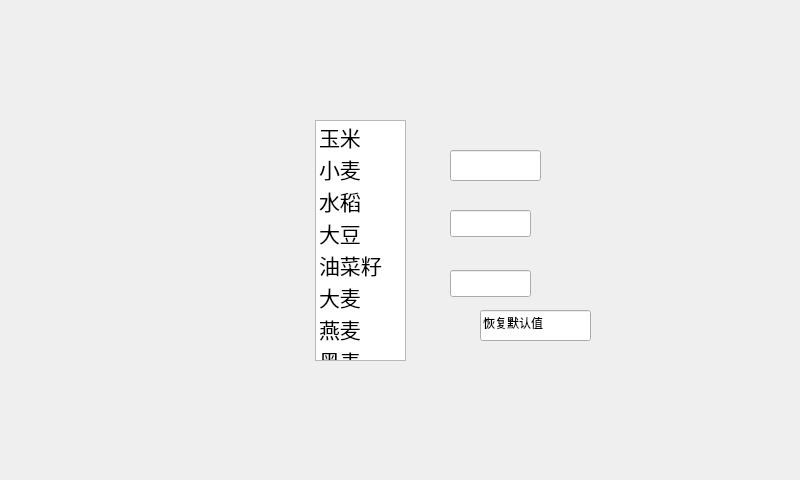
<?xml version="1.0" encoding="UTF-8"?>
<ui version="4.0">
 <class>Widget</class>
 <widget class="QWidget" name="Widget">
  <property name="geometry">
   <rect>
    <x>0</x>
    <y>0</y>
    <width>800</width>
    <height>480</height>
   </rect>
  </property>
  <property name="windowTitle">
   <string>Widget</string>
  </property>
  <widget class="QStackedWidget" name="stackedWidget">
   <property name="geometry">
    <rect>
     <x>0</x>
     <y>0</y>
     <width>800</width>
     <height>480</height>
    </rect>
   </property>
   <property name="styleSheet">
    <string notr="true"/>
   </property>
   <property name="currentIndex">
    <number>18</number>
   </property>
   <widget class="QWidget" name="page">
    <widget class="QLabel" name="label">
     <property name="geometry">
      <rect>
       <x>170</x>
       <y>75</y>
       <width>471</width>
       <height>170</height>
      </rect>
     </property>
     <property name="styleSheet">
      <string notr="true"/>
     </property>
     <property name="text">
      <string/>
     </property>
    </widget>
    <widget class="QLabel" name="label_2">
     <property name="geometry">
      <rect>
       <x>70</x>
       <y>72</y>
       <width>204</width>
       <height>204</height>
      </rect>
     </property>
     <property name="styleSheet">
      <string notr="true">border-image: url(:/new/prefix1/img/icon/zhuansu.png);</string>
     </property>
     <property name="text">
      <string/>
     </property>
    </widget>
    <widget class="QLabel" name="label_3">
     <property name="geometry">
      <rect>
       <x>562</x>
       <y>15</y>
       <width>95</width>
       <height>41</height>
      </rect>
     </property>
     <property name="styleSheet">
      <string notr="true">color: rgb(255, 255, 255);
font: 75 14pt &quot;Ubuntu&quot;;</string>
     </property>
     <property name="text">
      <string>TextLabel</string>
     </property>
    </widget>
    <widget class="QLabel" name="label_5">
     <property name="geometry">
      <rect>
       <x>526</x>
       <y>72</y>
       <width>204</width>
       <height>204</height>
      </rect>
     </property>
     <property name="styleSheet">
      <string notr="true">border-image: url(:/new/prefix1/img/icon/shuiwen.png);</string>
     </property>
     <property name="text">
      <string/>
     </property>
    </widget>
    <widget class="QLabel" name="label_6">
     <property name="geometry">
      <rect>
       <x>130</x>
       <y>210</y>
       <width>80</width>
       <height>24</height>
      </rect>
     </property>
     <property name="styleSheet">
      <string notr="true">font: 75 italic 14pt &quot;Ubuntu&quot;;</string>
     </property>
     <property name="text">
      <string>123</string>
     </property>
     <property name="alignment">
      <set>Qt::AlignRight|Qt::AlignTrailing|Qt::AlignVCenter</set>
     </property>
    </widget>
    <widget class="QLabel" name="label_7">
     <property name="geometry">
      <rect>
       <x>589</x>
       <y>212</y>
       <width>80</width>
       <height>24</height>
      </rect>
     </property>
     <property name="styleSheet">
      <string notr="true">font: 75 italic 14pt &quot;Ubuntu&quot;;</string>
     </property>
     <property name="text">
      <string>456</string>
     </property>
     <property name="alignment">
      <set>Qt::AlignRight|Qt::AlignTrailing|Qt::AlignVCenter</set>
     </property>
    </widget>
    <widget class="QLabel" name="label_8">
     <property name="geometry">
      <rect>
       <x>360</x>
       <y>353</y>
       <width>57</width>
       <height>24</height>
      </rect>
     </property>
     <property name="styleSheet">
      <string notr="true">font: 75 italic 14pt &quot;Ubuntu&quot;;
</string>
     </property>
     <property name="text">
      <string>789</string>
     </property>
     <property name="alignment">
      <set>Qt::AlignRight|Qt::AlignTrailing|Qt::AlignVCenter</set>
     </property>
    </widget>
    <widget class="QLabel" name="label_9">
     <property name="geometry">
      <rect>
       <x>369</x>
       <y>394</y>
       <width>80</width>
       <height>24</height>
      </rect>
     </property>
     <property name="styleSheet">
      <string notr="true">font: 75 italic 14pt &quot;Ubuntu&quot;;
color: rgb(255, 255, 255);</string>
     </property>
     <property name="text">
      <string>99999</string>
     </property>
     <property name="alignment">
      <set>Qt::AlignRight|Qt::AlignTrailing|Qt::AlignVCenter</set>
     </property>
    </widget>
    <widget class="QLabel" name="label_4">
     <property name="geometry">
      <rect>
       <x>240</x>
       <y>15</y>
       <width>311</width>
       <height>41</height>
      </rect>
     </property>
     <property name="styleSheet">
      <string notr="true">color: rgb(255, 0, 0);
font: 75 italic 16pt &quot;Ubuntu&quot;;</string>
     </property>
     <property name="text">
      <string/>
     </property>
     <property name="alignment">
      <set>Qt::AlignCenter</set>
     </property>
    </widget>
    <widget class="QLabel" name="label_10">
     <property name="geometry">
      <rect>
       <x>87</x>
       <y>363</y>
       <width>51</width>
       <height>21</height>
      </rect>
     </property>
     <property name="styleSheet">
      <string notr="true">color: rgb(255, 255, 255);</string>
     </property>
     <property name="text">
      <string>898977</string>
     </property>
     <property name="alignment">
      <set>Qt::AlignRight|Qt::AlignTrailing|Qt::AlignVCenter</set>
     </property>
    </widget>
    <widget class="QLabel" name="label_11">
     <property name="geometry">
      <rect>
       <x>660</x>
       <y>363</y>
       <width>54</width>
       <height>26</height>
      </rect>
     </property>
     <property name="styleSheet">
      <string notr="true">color: rgb(255, 255, 255);</string>
     </property>
     <property name="text">
      <string>89898</string>
     </property>
    </widget>
    <widget class="QLabel" name="label_12">
     <property name="geometry">
      <rect>
       <x>733</x>
       <y>15</y>
       <width>66</width>
       <height>41</height>
      </rect>
     </property>
     <property name="styleSheet">
      <string notr="true">color: rgb(255, 255, 255);
font: 75 14pt &quot;Ubuntu&quot;;</string>
     </property>
     <property name="text">
      <string>TextLabel</string>
     </property>
    </widget>
    <widget class="QLabel" name="label_13">
     <property name="geometry">
      <rect>
       <x>659</x>
       <y>15</y>
       <width>77</width>
       <height>41</height>
      </rect>
     </property>
     <property name="styleSheet">
      <string notr="true">color: rgb(255, 255, 255);
font: 75 14pt &quot;Ubuntu&quot;;</string>
     </property>
     <property name="text">
      <string>TextLabel</string>
     </property>
    </widget>
    <widget class="QLabel" name="label_14">
     <property name="geometry">
      <rect>
       <x>656</x>
       <y>322</y>
       <width>54</width>
       <height>26</height>
      </rect>
     </property>
     <property name="styleSheet">
      <string notr="true">color: rgb(255, 255, 255);</string>
     </property>
     <property name="text">
      <string>77777</string>
     </property>
    </widget>
    <widget class="QLabel" name="label_19">
     <property name="geometry">
      <rect>
       <x>95</x>
       <y>316</y>
       <width>46</width>
       <height>31</height>
      </rect>
     </property>
     <property name="styleSheet">
      <string notr="true">color: rgb(255, 255, 255);</string>
     </property>
     <property name="text">
      <string>65678</string>
     </property>
    </widget>
    <widget class="QLabel" name="label_20">
     <property name="geometry">
      <rect>
       <x>554</x>
       <y>391</y>
       <width>54</width>
       <height>22</height>
      </rect>
     </property>
     <property name="text">
      <string>66666</string>
     </property>
    </widget>
   </widget>
   <widget class="QWidget" name="page_2">
    <widget class="QLineEdit" name="lineEdit">
     <property name="geometry">
      <rect>
       <x>350</x>
       <y>155</y>
       <width>65</width>
       <height>29</height>
      </rect>
     </property>
     <property name="text">
      <string>中文</string>
     </property>
    </widget>
    <widget class="QLineEdit" name="lineEdit_2">
     <property name="geometry">
      <rect>
       <x>426</x>
       <y>155</y>
       <width>70</width>
       <height>31</height>
      </rect>
     </property>
     <property name="text">
      <string>英文</string>
     </property>
    </widget>
    <widget class="QProgressBar" name="progressBar">
     <property name="geometry">
      <rect>
       <x>372</x>
       <y>253</y>
       <width>169</width>
       <height>13</height>
      </rect>
     </property>
     <property name="focusPolicy">
      <enum>Qt::StrongFocus</enum>
     </property>
     <property name="value">
      <number>24</number>
     </property>
    </widget>
    <widget class="QDateTimeEdit" name="dateTimeEdit">
     <property name="geometry">
      <rect>
       <x>340</x>
       <y>200</y>
       <width>236</width>
       <height>31</height>
      </rect>
     </property>
     <property name="timeSpec">
      <enum>Qt::LocalTime</enum>
     </property>
    </widget>
   </widget>
   <widget class="QWidget" name="page_3">
    <widget class="QPushButton" name="pushButton_2">
     <property name="geometry">
      <rect>
       <x>504</x>
       <y>400</y>
       <width>91</width>
       <height>55</height>
      </rect>
     </property>
     <property name="focusPolicy">
      <enum>Qt::NoFocus</enum>
     </property>
     <property name="styleSheet">
      <string notr="true">border-image: url(:/new/prefix1/img/jiemian/labayes.png);</string>
     </property>
     <property name="text">
      <string/>
     </property>
    </widget>
   </widget>
   <widget class="QWidget" name="page_4">
    <widget class="QListWidget" name="listWidget">
     <property name="geometry">
      <rect>
       <x>310</x>
       <y>150</y>
       <width>171</width>
       <height>131</height>
      </rect>
     </property>
     <property name="styleSheet">
      <string notr="true"/>
     </property>
     <property name="viewMode">
      <enum>QListView::ListMode</enum>
     </property>
    </widget>
   </widget>
   <widget class="QWidget" name="page_5"/>
   <widget class="QWidget" name="page_6">
    <widget class="QListWidget" name="listWidget_2">
     <property name="geometry">
      <rect>
       <x>280</x>
       <y>170</y>
       <width>283</width>
       <height>72</height>
      </rect>
     </property>
    </widget>
   </widget>
   <widget class="QWidget" name="page_7">
    <widget class="QListWidget" name="listWidget_3">
     <property name="geometry">
      <rect>
       <x>258</x>
       <y>117</y>
       <width>162</width>
       <height>224</height>
      </rect>
     </property>
    </widget>
    <widget class="QListWidget" name="listWidget_4">
     <property name="geometry">
      <rect>
       <x>442</x>
       <y>117</y>
       <width>162</width>
       <height>225</height>
      </rect>
     </property>
    </widget>
   </widget>
   <widget class="QWidget" name="page_8"/>
   <widget class="QWidget" name="page_9"/>
   <widget class="QWidget" name="page_10">
    <widget class="QListWidget" name="listWidget_5">
     <property name="geometry">
      <rect>
       <x>310</x>
       <y>113</y>
       <width>172</width>
       <height>213</height>
      </rect>
     </property>
    </widget>
   </widget>
   <widget class="QWidget" name="page_11">
    <widget class="QLabel" name="label_15">
     <property name="geometry">
      <rect>
       <x>244</x>
       <y>154</y>
       <width>312</width>
       <height>182</height>
      </rect>
     </property>
     <property name="styleSheet">
      <string notr="true">background-color: rgb(255, 0, 0);</string>
     </property>
     <property name="text">
      <string>789999999999</string>
     </property>
    </widget>
   </widget>
   <widget class="QWidget" name="page_12">
    <widget class="QTableWidget" name="tableWidget_3">
     <property name="geometry">
      <rect>
       <x>178</x>
       <y>110</y>
       <width>451</width>
       <height>160</height>
      </rect>
     </property>
     <property name="verticalScrollBarPolicy">
      <enum>Qt::ScrollBarAlwaysOff</enum>
     </property>
     <property name="horizontalScrollBarPolicy">
      <enum>Qt::ScrollBarAlwaysOff</enum>
     </property>
     <property name="autoScroll">
      <bool>true</bool>
     </property>
     <property name="showGrid">
      <bool>true</bool>
     </property>
     <row>
      <property name="text">
       <string/>
      </property>
     </row>
     <row>
      <property name="text">
       <string/>
      </property>
     </row>
     <row>
      <property name="text">
       <string/>
      </property>
     </row>
     <column>
      <property name="text">
       <string>名称</string>
      </property>
     </column>
     <column>
      <property name="text">
       <string>实际值</string>
      </property>
     </column>
     <column>
      <property name="text">
       <string>最大值</string>
      </property>
     </column>
     <column>
      <property name="text">
       <string>中间值</string>
      </property>
     </column>
     <column>
      <property name="text">
       <string>最小值</string>
      </property>
     </column>
     <column>
      <property name="text">
       <string>偏移值</string>
      </property>
     </column>
     <item row="0" column="0">
      <property name="text">
       <string>手柄</string>
      </property>
     </item>
     <item row="0" column="1">
      <property name="text">
       <string/>
      </property>
     </item>
     <item row="1" column="0">
      <property name="text">
       <string>行走泵</string>
      </property>
     </item>
     <item row="1" column="1">
      <property name="text">
       <string/>
      </property>
     </item>
     <item row="2" column="0">
      <property name="text">
       <string>凹板间隙</string>
      </property>
     </item>
     <item row="2" column="1">
      <property name="text">
       <string/>
      </property>
     </item>
    </widget>
    <widget class="QLabel" name="label_16">
     <property name="geometry">
      <rect>
       <x>178</x>
       <y>303</y>
       <width>451</width>
       <height>41</height>
      </rect>
     </property>
     <property name="styleSheet">
      <string notr="true">background-color: rgb(255, 255, 255);</string>
     </property>
     <property name="frameShape">
      <enum>QFrame::Box</enum>
     </property>
     <property name="text">
      <string>操作提示：</string>
     </property>
    </widget>
    <widget class="QLineEdit" name="lineEdit_11">
     <property name="geometry">
      <rect>
       <x>490</x>
       <y>268</y>
       <width>141</width>
       <height>36</height>
      </rect>
     </property>
     <property name="styleSheet">
      <string notr="true">font: 75 16pt &quot;Ubuntu&quot;;
color: rgb(255, 0, 0);</string>
     </property>
     <property name="text">
      <string>恢复默认值</string>
     </property>
     <property name="alignment">
      <set>Qt::AlignCenter</set>
     </property>
    </widget>
   </widget>
   <widget class="QWidget" name="page_13">
    <widget class="QLineEdit" name="lineEdit_3">
     <property name="geometry">
      <rect>
       <x>343</x>
       <y>163</y>
       <width>41</width>
       <height>21</height>
      </rect>
     </property>
    </widget>
    <widget class="QLineEdit" name="lineEdit_4">
     <property name="geometry">
      <rect>
       <x>490</x>
       <y>163</y>
       <width>41</width>
       <height>21</height>
      </rect>
     </property>
    </widget>
    <widget class="QLineEdit" name="lineEdit_5">
     <property name="geometry">
      <rect>
       <x>343</x>
       <y>197</y>
       <width>41</width>
       <height>21</height>
      </rect>
     </property>
    </widget>
    <widget class="QLineEdit" name="lineEdit_6">
     <property name="geometry">
      <rect>
       <x>490</x>
       <y>197</y>
       <width>41</width>
       <height>21</height>
      </rect>
     </property>
    </widget>
    <widget class="QLineEdit" name="lineEdit_7">
     <property name="geometry">
      <rect>
       <x>343</x>
       <y>230</y>
       <width>41</width>
       <height>21</height>
      </rect>
     </property>
    </widget>
    <widget class="QLineEdit" name="lineEdit_8">
     <property name="geometry">
      <rect>
       <x>490</x>
       <y>230</y>
       <width>41</width>
       <height>21</height>
      </rect>
     </property>
    </widget>
    <widget class="QLineEdit" name="lineEdit_9">
     <property name="geometry">
      <rect>
       <x>490</x>
       <y>262</y>
       <width>41</width>
       <height>21</height>
      </rect>
     </property>
    </widget>
    <widget class="QLineEdit" name="lineEdit_10">
     <property name="geometry">
      <rect>
       <x>461</x>
       <y>303</y>
       <width>101</width>
       <height>29</height>
      </rect>
     </property>
     <property name="text">
      <string>恢复到默认值</string>
     </property>
    </widget>
   </widget>
   <widget class="QWidget" name="page_14">
    <widget class="QTableWidget" name="tableWidget_2">
     <property name="geometry">
      <rect>
       <x>216</x>
       <y>110</y>
       <width>415</width>
       <height>250</height>
      </rect>
     </property>
     <property name="verticalScrollBarPolicy">
      <enum>Qt::ScrollBarAlwaysOff</enum>
     </property>
     <property name="horizontalScrollBarPolicy">
      <enum>Qt::ScrollBarAsNeeded</enum>
     </property>
     <row>
      <property name="text">
       <string/>
      </property>
     </row>
     <row>
      <property name="text">
       <string/>
      </property>
     </row>
     <row>
      <property name="text">
       <string/>
      </property>
     </row>
     <row>
      <property name="text">
       <string/>
      </property>
     </row>
     <row>
      <property name="text">
       <string/>
      </property>
     </row>
     <row>
      <property name="text">
       <string/>
      </property>
     </row>
     <row>
      <property name="text">
       <string/>
      </property>
     </row>
     <row>
      <property name="text">
       <string/>
      </property>
     </row>
     <row>
      <property name="text">
       <string/>
      </property>
     </row>
     <row>
      <property name="text">
       <string/>
      </property>
     </row>
     <column>
      <property name="text">
       <string>SPN</string>
      </property>
     </column>
     <column>
      <property name="text">
       <string>FMI</string>
      </property>
     </column>
     <column>
      <property name="text">
       <string>故障码描述</string>
      </property>
     </column>
    </widget>
   </widget>
   <widget class="QWidget" name="page_15">
    <widget class="QTableWidget" name="tableWidget">
     <property name="geometry">
      <rect>
       <x>256</x>
       <y>116</y>
       <width>304</width>
       <height>247</height>
      </rect>
     </property>
     <property name="verticalScrollBarPolicy">
      <enum>Qt::ScrollBarAlwaysOff</enum>
     </property>
     <row>
      <property name="text">
       <string/>
      </property>
     </row>
     <row>
      <property name="text">
       <string/>
      </property>
     </row>
     <row>
      <property name="text">
       <string/>
      </property>
     </row>
     <row>
      <property name="text">
       <string/>
      </property>
     </row>
     <row>
      <property name="text">
       <string/>
      </property>
     </row>
     <row>
      <property name="text">
       <string/>
      </property>
     </row>
     <row>
      <property name="text">
       <string/>
      </property>
     </row>
     <row>
      <property name="text">
       <string/>
      </property>
     </row>
     <row>
      <property name="text">
       <string/>
      </property>
     </row>
     <row>
      <property name="text">
       <string/>
      </property>
     </row>
     <column>
      <property name="text">
       <string>代码</string>
      </property>
      <property name="textAlignment">
       <set>AlignHCenter|AlignVCenter|AlignCenter</set>
      </property>
     </column>
     <column>
      <property name="text">
       <string>故障描述</string>
      </property>
      <property name="textAlignment">
       <set>AlignHCenter|AlignVCenter|AlignCenter</set>
      </property>
     </column>
    </widget>
   </widget>
   <widget class="QWidget" name="page_16">
    <widget class="QLabel" name="label_17">
     <property name="geometry">
      <rect>
       <x>360</x>
       <y>173</y>
       <width>201</width>
       <height>32</height>
      </rect>
     </property>
     <property name="text">
      <string>机器型号</string>
     </property>
    </widget>
    <widget class="QLabel" name="label_18">
     <property name="geometry">
      <rect>
       <x>360</x>
       <y>207</y>
       <width>201</width>
       <height>32</height>
      </rect>
     </property>
     <property name="text">
      <string>发动机品牌</string>
     </property>
    </widget>
   </widget>
   <widget class="QWidget" name="page_17">
    <widget class="QListWidget" name="listWidget_6">
     <property name="geometry">
      <rect>
       <x>307</x>
       <y>164</y>
       <width>221</width>
       <height>158</height>
      </rect>
     </property>
    </widget>
   </widget>
   <widget class="QWidget" name="page_18"/>
   <widget class="QWidget" name="page_19">
    <widget class="QListWidget" name="listWidget_7">
     <property name="geometry">
      <rect>
       <x>315</x>
       <y>120</y>
       <width>91</width>
       <height>241</height>
      </rect>
     </property>
     <property name="verticalScrollBarPolicy">
      <enum>Qt::ScrollBarAlwaysOff</enum>
     </property>
     <item>
      <property name="text">
       <string>玉米</string>
      </property>
      <property name="font">
       <font>
        <pointsize>16</pointsize>
       </font>
      </property>
     </item>
     <item>
      <property name="text">
       <string>小麦</string>
      </property>
      <property name="font">
       <font>
        <pointsize>16</pointsize>
       </font>
      </property>
     </item>
     <item>
      <property name="text">
       <string>水稻</string>
      </property>
      <property name="font">
       <font>
        <pointsize>16</pointsize>
       </font>
      </property>
     </item>
     <item>
      <property name="text">
       <string>大豆</string>
      </property>
      <property name="font">
       <font>
        <pointsize>16</pointsize>
       </font>
      </property>
     </item>
     <item>
      <property name="text">
       <string>油菜籽</string>
      </property>
      <property name="font">
       <font>
        <pointsize>16</pointsize>
       </font>
      </property>
     </item>
     <item>
      <property name="text">
       <string>大麦</string>
      </property>
      <property name="font">
       <font>
        <pointsize>16</pointsize>
       </font>
      </property>
     </item>
     <item>
      <property name="text">
       <string>燕麦</string>
      </property>
      <property name="font">
       <font>
        <pointsize>16</pointsize>
       </font>
      </property>
     </item>
     <item>
      <property name="text">
       <string>黑麦</string>
      </property>
      <property name="font">
       <font>
        <pointsize>16</pointsize>
       </font>
      </property>
     </item>
    </widget>
    <widget class="QLineEdit" name="lineEdit_12">
     <property name="geometry">
      <rect>
       <x>450</x>
       <y>150</y>
       <width>91</width>
       <height>31</height>
      </rect>
     </property>
    </widget>
    <widget class="QLineEdit" name="lineEdit_13">
     <property name="geometry">
      <rect>
       <x>450</x>
       <y>210</y>
       <width>81</width>
       <height>27</height>
      </rect>
     </property>
    </widget>
    <widget class="QLineEdit" name="lineEdit_14">
     <property name="geometry">
      <rect>
       <x>450</x>
       <y>270</y>
       <width>81</width>
       <height>27</height>
      </rect>
     </property>
    </widget>
    <widget class="QLineEdit" name="lineEdit_15">
     <property name="geometry">
      <rect>
       <x>480</x>
       <y>310</y>
       <width>111</width>
       <height>31</height>
      </rect>
     </property>
     <property name="text">
      <string>恢复默认值</string>
     </property>
    </widget>
   </widget>
  </widget>
 </widget>
 <layoutdefault spacing="6" margin="11"/>
 <resources/>
 <connections/>
</ui>
